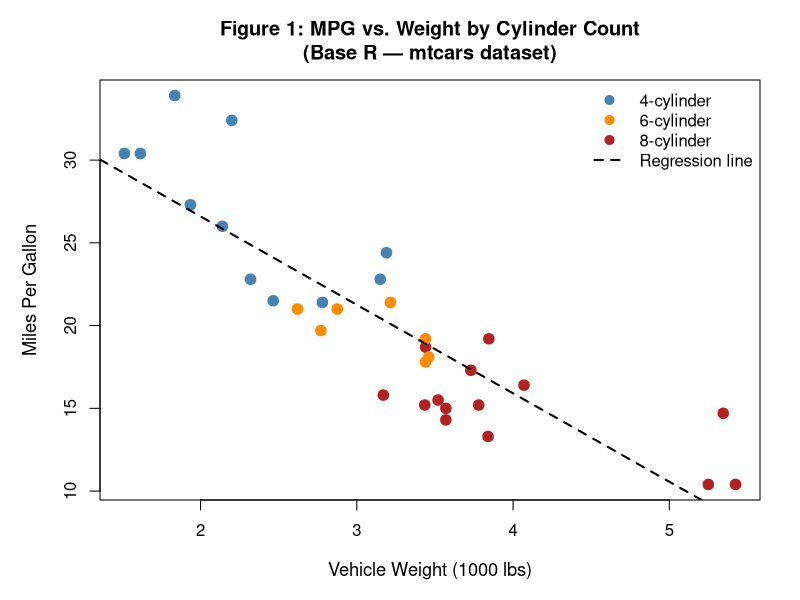
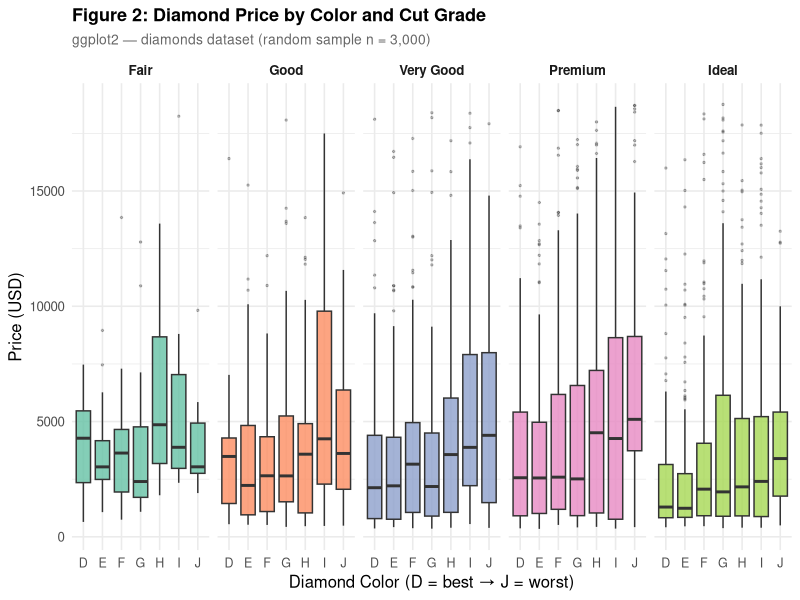

Here is the R script that generated these plots, in order:
# ---- Plot 1: Base R Scatter Plot ----
# Dataset: mtcars (built-in)
# Shows: MPG vs. Weight, colored by cylinder count + OLS regression line

png("plot1_base_r.png", width = 800, height = 600, res = 100)

par(mar = c(5, 5, 4, 2), bg = "white")

cols <- c("steelblue", "darkorange", "firebrick")[as.factor(mtcars$cyl)]

plot(mtcars$wt, mtcars$mpg,
     col  = cols,
     pch  = 19,
     cex  = 1.4,
     xlab = "Vehicle Weight (1000 lbs)",
     ylab = "Miles Per Gallon",
     main = "Figure 1: MPG vs. Weight by Cylinder Count\n(Base R — mtcars dataset)",
     cex.main = 1.2,
     cex.lab  = 1.1)

abline(lm(mpg ~ wt, data = mtcars), col = "black", lwd = 2, lty = 2)

legend("topright",
       legend = c("4-cylinder", "6-cylinder", "8-cylinder", "Regression line"),
       col    = c("steelblue", "darkorange", "firebrick", "black"),
       pch    = c(19, 19, 19, NA),
       lty    = c(NA, NA, NA, 2),
       lwd    = c(NA, NA, NA, 2),
       pt.cex = 1.2,
       bty    = "n")

dev.off()
message("Plot 1 saved: plot1_base_r.png")


# ---- Plot 2: ggplot2 Faceted Box Plot ----
# Dataset: diamonds (ggplot2 built-in)
# Shows: Price distribution by color, faceted by cut grade

library(ggplot2)

set.seed(42)
df <- diamonds[sample(nrow(diamonds), 3000), ]

p <- ggplot(df, aes(x = color, y = price, fill = cut)) +
  geom_boxplot(alpha = 0.8, outlier.size = 0.5, outlier.alpha = 0.3) +
  facet_wrap(~cut, nrow = 1) +
  scale_fill_brewer(palette = "Set2") +
  labs(
    title    = "Figure 2: Diamond Price by Color and Cut Grade",
    subtitle = "ggplot2 — diamonds dataset (random sample n = 3,000)",
    x        = "Diamond Color (D = best \u2192 J = worst)",
    y        = "Price (USD)",
    fill     = "Cut Grade"
  ) +
  theme_minimal(base_size = 12) +
  theme(
    plot.title     = element_text(face = "bold", size = 13),
    plot.subtitle  = element_text(color = "gray40", size = 10),
    axis.text.x    = element_text(size = 9),
    strip.text     = element_text(face = "bold"),
    legend.position = "none"
  )

ggsave("plot2_ggplot2.png", plot = p, width = 9, height = 6, dpi = 100)
message("Plot 2 saved: plot2_ggplot2.png")

message("All done! Both plots written to working directory.")
